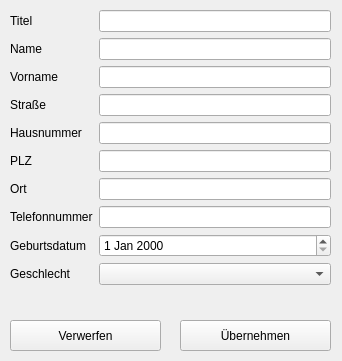
<?xml version="1.0" encoding="UTF-8"?>
<ui version="4.0">
 <class>ChangePatientWidget</class>
 <widget class="QWidget" name="ChangePatientWidget">
  <property name="geometry">
   <rect>
    <x>0</x>
    <y>0</y>
    <width>342</width>
    <height>361</height>
   </rect>
  </property>
  <property name="windowTitle">
   <string>Form</string>
  </property>
  <widget class="QWidget" name="formLayoutWidget">
   <property name="geometry">
    <rect>
     <x>10</x>
     <y>10</y>
     <width>321</width>
     <height>291</height>
    </rect>
   </property>
   <layout class="QFormLayout" name="formLayout">
    <property name="sizeConstraint">
     <enum>QLayout::SetDefaultConstraint</enum>
    </property>
    <item row="0" column="0">
     <widget class="QLabel" name="titelLabel">
      <property name="text">
       <string>Titel</string>
      </property>
     </widget>
    </item>
    <item row="0" column="1">
     <widget class="QLineEdit" name="titelLineEdit"/>
    </item>
    <item row="1" column="0">
     <widget class="QLabel" name="nameLabel">
      <property name="text">
       <string>Name</string>
      </property>
     </widget>
    </item>
    <item row="1" column="1">
     <widget class="QLineEdit" name="nameLineEdit"/>
    </item>
    <item row="2" column="0">
     <widget class="QLabel" name="firstNameLabel">
      <property name="text">
       <string>Vorname</string>
      </property>
     </widget>
    </item>
    <item row="2" column="1">
     <widget class="QLineEdit" name="firstNameLineEdit"/>
    </item>
    <item row="3" column="0">
     <widget class="QLabel" name="streetLabel">
      <property name="text">
       <string>Straße</string>
      </property>
     </widget>
    </item>
    <item row="3" column="1">
     <widget class="QLineEdit" name="streetLineEdit"/>
    </item>
    <item row="4" column="0">
     <widget class="QLabel" name="houseNumberLabel">
      <property name="text">
       <string>Hausnummer</string>
      </property>
     </widget>
    </item>
    <item row="4" column="1">
     <widget class="QLineEdit" name="houseNumberLineEdit"/>
    </item>
    <item row="5" column="0">
     <widget class="QLabel" name="pLZLabel">
      <property name="text">
       <string>PLZ</string>
      </property>
     </widget>
    </item>
    <item row="5" column="1">
     <widget class="QLineEdit" name="pLZLineEdit"/>
    </item>
    <item row="6" column="0">
     <widget class="QLabel" name="placeLabel">
      <property name="text">
       <string>Ort</string>
      </property>
     </widget>
    </item>
    <item row="6" column="1">
     <widget class="QLineEdit" name="placeLineEdit"/>
    </item>
    <item row="7" column="0">
     <widget class="QLabel" name="phoneNumberLabel">
      <property name="text">
       <string>Telefonnummer</string>
      </property>
     </widget>
    </item>
    <item row="7" column="1">
     <widget class="QLineEdit" name="phoneNumberLineEdit"/>
    </item>
    <item row="8" column="0">
     <widget class="QLabel" name="birthDateLabel">
      <property name="text">
       <string>Geburtsdatum</string>
      </property>
     </widget>
    </item>
    <item row="8" column="1">
     <widget class="QDateEdit" name="birthDateDateEdit"/>
    </item>
    <item row="9" column="0">
     <widget class="QLabel" name="genderLabel">
      <property name="text">
       <string>Geschlecht</string>
      </property>
     </widget>
    </item>
    <item row="9" column="1">
     <widget class="QComboBox" name="genderComboBox">
      <property name="placeholderText">
       <string>Geschlecht</string>
      </property>
     </widget>
    </item>
   </layout>
  </widget>
  <widget class="QPushButton" name="pushButton">
   <property name="geometry">
    <rect>
     <x>180</x>
     <y>320</y>
     <width>151</width>
     <height>31</height>
    </rect>
   </property>
   <property name="text">
    <string>Übernehmen</string>
   </property>
  </widget>
  <widget class="QPushButton" name="pushButton_2">
   <property name="geometry">
    <rect>
     <x>10</x>
     <y>320</y>
     <width>151</width>
     <height>31</height>
    </rect>
   </property>
   <property name="text">
    <string>Verwerfen</string>
   </property>
  </widget>
 </widget>
 <resources/>
 <connections/>
</ui>
